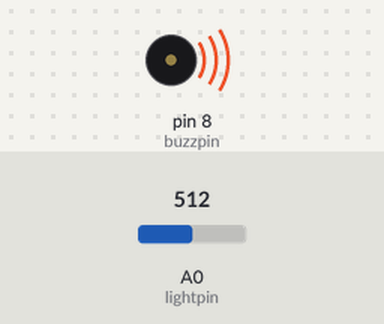
Bench run of a sketch on a simulated Arduino Uno, built with avr-gcc and run on an emulated ATmega328P. On the bench: buzzer (waves = sounding). The inputs (shaded band) are chosen by the test bench; at power-on: A0 (lightpin) = 512. What the sketch prints to the serial monitor is not drawn.

Above: at 0.1 s.
Timing chart, 0 to 1.6 s (numbered marks = the images above):
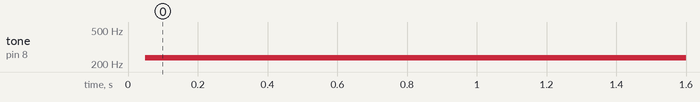

The sketch:

LDR_1_buzz.ino
```cpp
int lightpin = A0;
int buzzpin = 8;
int delayt;
int lighval;
void setup() {
  // put your setup code here, to run once:
pinMode(lightpin,INPUT);
pinMode(buzzpin,OUTPUT);
Serial.begin(9600);
}


void loop() {
  // put your main code here, to run repeatedly:
lighval = analogRead(lightpin);
delayt = 1023/lighval+1;
Serial.println(delayt);
digitalWrite(buzzpin,HIGH);
delay(delayt);
digitalWrite(buzzpin,LOW);
delay(delayt);
if (lighval<5){
 digitalWrite(buzzpin,LOW);
 digitalWrite(buzzpin,LOW);
}
}
```

Measured:
- by itself, tone on pin 8 (buzzpin): silent → 237 Hz at 0.05 s
